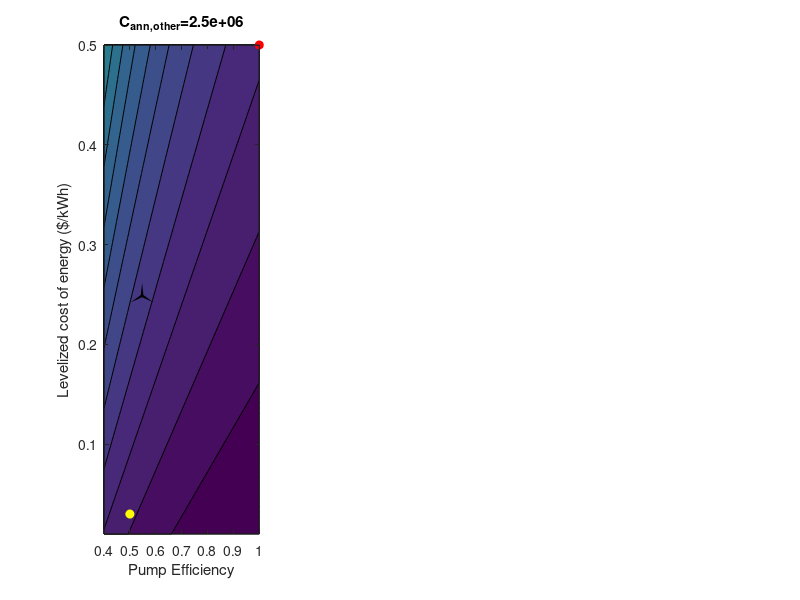

This figure's MATLAB source: (Note: this script raises an error after producing the figure.)
clear;clc;close all

eta = linspace(0.4,1); % efficiency
lcoe = linspace(0.01,.5)/1e3; % levelized (per year) dollar per Wh

C_ann_other = [25 50 100]*1e5; % levelized (per year) dollars
Wdot = 1e6; % 1 MW

figure
for i=1:length(C_ann_other)
    [ETA,LCOE] = meshgrid(eta,lcoe);
    FOM = 1 ./ ETA .* (LCOE + C_ann_other(i)/(Wdot*8766));
    
    sp = subplot(1,length(C_ann_other),i);
    contourf(ETA,1e3*LCOE,FOM,'DisplayName','Figure of Merit')
    
    caxis([0.3 4]*1e-3)
    xlabel('Pump Efficiency')
    ylabel('Levelized cost of energy ($/kWh)')
    title(['C_{ann,other}=' sprintf('%.1e', C_ann_other(i))])

    triangle = native2unicode([0xF0 0x9F 0x9F 0x80],'utf8');
    text(.5, .25,triangle,'Color',[0 0 0],'FontSize', 25)
    hold on
    plot(1,.5,'ro','MarkerFaceColor','r','DisplayName','Wave')
    plot(.5,.03,'o','Color',[1 1 0],'MarkerFaceColor',[1 1 0],'DisplayName','Onshore Wind or Solar')
    plot(NaN,NaN,'ko','DisplayName','Floating Offshore Wind')
    if i==length(C_ann_other)
        legend
        colorbar
    end

    position_plot(sp)

end
improvePlot

% from https://www.mathworks.com/matlabcentral/answers/2080611-how-to-make-widths-of-all-subplot-and-colorbars-same
function position_plot(ax)
    set(ax,'Units','normalized');
    set(ax,'Position',[ax.Position(1), ax.Position(2), 0.2, ax.Position(4)]); % You can change 0.4 (the width) to meet your needs
end